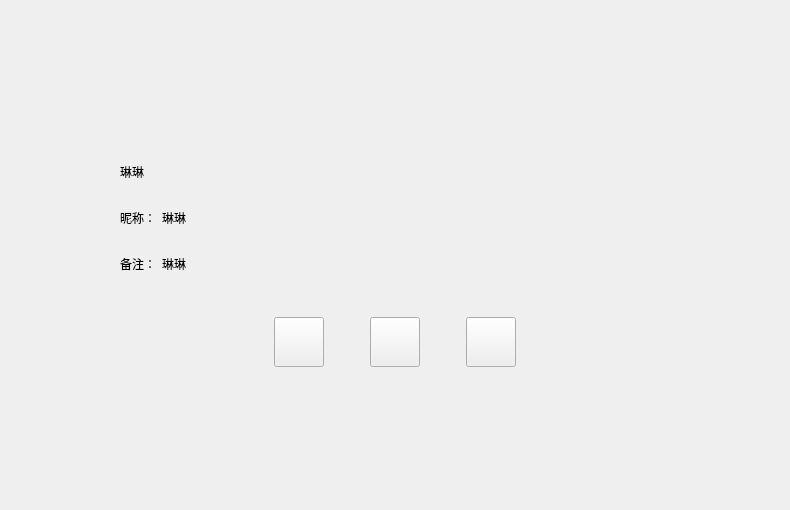
<?xml version="1.0" encoding="UTF-8"?>
<ui version="4.0">
 <class>FriendInfoPage</class>
 <widget class="QWidget" name="FriendInfoPage">
  <property name="geometry">
   <rect>
    <x>0</x>
    <y>0</y>
    <width>790</width>
    <height>510</height>
   </rect>
  </property>
  <property name="windowTitle">
   <string>Form</string>
  </property>
  <layout class="QGridLayout" name="gridLayout">
   <item row="1" column="0">
    <widget class="QWidget" name="widget" native="true">
     <layout class="QHBoxLayout" name="horizontalLayout">
      <item>
       <widget class="QLabel" name="icon_lb">
        <property name="minimumSize">
         <size>
          <width>85</width>
          <height>85</height>
         </size>
        </property>
        <property name="maximumSize">
         <size>
          <width>85</width>
          <height>85</height>
         </size>
        </property>
        <property name="text">
         <string/>
        </property>
       </widget>
      </item>
      <item>
       <widget class="QWidget" name="widget_3" native="true">
        <layout class="QVBoxLayout" name="verticalLayout_2">
         <item>
          <widget class="QWidget" name="widget_4" native="true">
           <property name="minimumSize">
            <size>
             <width>0</width>
             <height>40</height>
            </size>
           </property>
           <property name="maximumSize">
            <size>
             <width>16777215</width>
             <height>40</height>
            </size>
           </property>
           <layout class="QHBoxLayout" name="horizontalLayout_2">
            <property name="leftMargin">
             <number>0</number>
            </property>
            <property name="topMargin">
             <number>0</number>
            </property>
            <property name="rightMargin">
             <number>0</number>
            </property>
            <property name="bottomMargin">
             <number>0</number>
            </property>
            <item>
             <widget class="QLabel" name="name_lb">
              <property name="minimumSize">
               <size>
                <width>40</width>
                <height>0</height>
               </size>
              </property>
              <property name="maximumSize">
               <size>
                <width>16777215</width>
                <height>16777215</height>
               </size>
              </property>
              <property name="text">
               <string>琳琳</string>
              </property>
             </widget>
            </item>
            <item>
             <widget class="QLabel" name="sex_lb">
              <property name="minimumSize">
               <size>
                <width>40</width>
                <height>40</height>
               </size>
              </property>
              <property name="maximumSize">
               <size>
                <width>40</width>
                <height>40</height>
               </size>
              </property>
              <property name="text">
               <string/>
              </property>
             </widget>
            </item>
            <item>
             <spacer name="horizontalSpacer">
              <property name="orientation">
               <enum>Qt::Horizontal</enum>
              </property>
              <property name="sizeHint" stdset="0">
               <size>
                <width>40</width>
                <height>20</height>
               </size>
              </property>
             </spacer>
            </item>
           </layout>
          </widget>
         </item>
         <item>
          <widget class="QWidget" name="widget_2" native="true">
           <property name="minimumSize">
            <size>
             <width>0</width>
             <height>40</height>
            </size>
           </property>
           <property name="maximumSize">
            <size>
             <width>16777215</width>
             <height>40</height>
            </size>
           </property>
           <layout class="QHBoxLayout" name="horizontalLayout_3">
            <property name="leftMargin">
             <number>0</number>
            </property>
            <property name="topMargin">
             <number>0</number>
            </property>
            <property name="rightMargin">
             <number>0</number>
            </property>
            <property name="bottomMargin">
             <number>0</number>
            </property>
            <item>
             <widget class="QLabel" name="nick_tip">
              <property name="minimumSize">
               <size>
                <width>0</width>
                <height>30</height>
               </size>
              </property>
              <property name="maximumSize">
               <size>
                <width>50</width>
                <height>30</height>
               </size>
              </property>
              <property name="text">
               <string>昵称：</string>
              </property>
             </widget>
            </item>
            <item>
             <widget class="QLabel" name="nick_lb">
              <property name="text">
               <string>琳琳</string>
              </property>
             </widget>
            </item>
            <item>
             <spacer name="horizontalSpacer_2">
              <property name="orientation">
               <enum>Qt::Horizontal</enum>
              </property>
              <property name="sizeHint" stdset="0">
               <size>
                <width>40</width>
                <height>20</height>
               </size>
              </property>
             </spacer>
            </item>
           </layout>
          </widget>
         </item>
         <item>
          <widget class="QWidget" name="widget_5" native="true">
           <property name="minimumSize">
            <size>
             <width>0</width>
             <height>40</height>
            </size>
           </property>
           <property name="maximumSize">
            <size>
             <width>16777215</width>
             <height>40</height>
            </size>
           </property>
           <layout class="QHBoxLayout" name="horizontalLayout_4">
            <property name="leftMargin">
             <number>0</number>
            </property>
            <property name="topMargin">
             <number>0</number>
            </property>
            <property name="rightMargin">
             <number>0</number>
            </property>
            <property name="bottomMargin">
             <number>0</number>
            </property>
            <item>
             <widget class="QLabel" name="bak_tip">
              <property name="minimumSize">
               <size>
                <width>0</width>
                <height>30</height>
               </size>
              </property>
              <property name="maximumSize">
               <size>
                <width>50</width>
                <height>30</height>
               </size>
              </property>
              <property name="text">
               <string>备注：</string>
              </property>
             </widget>
            </item>
            <item>
             <widget class="QLabel" name="bak_lb">
              <property name="text">
               <string>琳琳</string>
              </property>
             </widget>
            </item>
            <item>
             <spacer name="horizontalSpacer_7">
              <property name="orientation">
               <enum>Qt::Horizontal</enum>
              </property>
              <property name="sizeHint" stdset="0">
               <size>
                <width>40</width>
                <height>20</height>
               </size>
              </property>
             </spacer>
            </item>
           </layout>
          </widget>
         </item>
        </layout>
       </widget>
      </item>
     </layout>
    </widget>
   </item>
   <item row="2" column="0">
    <widget class="QWidget" name="widget_6" native="true">
     <layout class="QHBoxLayout" name="horizontalLayout_5">
      <item>
       <spacer name="horizontalSpacer_3">
        <property name="orientation">
         <enum>Qt::Horizontal</enum>
        </property>
        <property name="sizeHint" stdset="0">
         <size>
          <width>40</width>
          <height>20</height>
         </size>
        </property>
       </spacer>
      </item>
      <item>
       <widget class="ClickedBtn" name="msg_chat">
        <property name="minimumSize">
         <size>
          <width>50</width>
          <height>50</height>
         </size>
        </property>
        <property name="maximumSize">
         <size>
          <width>50</width>
          <height>50</height>
         </size>
        </property>
        <property name="text">
         <string/>
        </property>
       </widget>
      </item>
      <item>
       <spacer name="horizontalSpacer_5">
        <property name="orientation">
         <enum>Qt::Horizontal</enum>
        </property>
        <property name="sizeType">
         <enum>QSizePolicy::Fixed</enum>
        </property>
        <property name="sizeHint" stdset="0">
         <size>
          <width>40</width>
          <height>20</height>
         </size>
        </property>
       </spacer>
      </item>
      <item>
       <widget class="ClickedBtn" name="voice_chat">
        <property name="minimumSize">
         <size>
          <width>50</width>
          <height>50</height>
         </size>
        </property>
        <property name="maximumSize">
         <size>
          <width>50</width>
          <height>50</height>
         </size>
        </property>
        <property name="text">
         <string/>
        </property>
       </widget>
      </item>
      <item>
       <spacer name="horizontalSpacer_6">
        <property name="orientation">
         <enum>Qt::Horizontal</enum>
        </property>
        <property name="sizeType">
         <enum>QSizePolicy::Fixed</enum>
        </property>
        <property name="sizeHint" stdset="0">
         <size>
          <width>40</width>
          <height>20</height>
         </size>
        </property>
       </spacer>
      </item>
      <item>
       <widget class="ClickedBtn" name="video_chat">
        <property name="minimumSize">
         <size>
          <width>50</width>
          <height>50</height>
         </size>
        </property>
        <property name="maximumSize">
         <size>
          <width>50</width>
          <height>50</height>
         </size>
        </property>
        <property name="text">
         <string/>
        </property>
       </widget>
      </item>
      <item>
       <spacer name="horizontalSpacer_4">
        <property name="orientation">
         <enum>Qt::Horizontal</enum>
        </property>
        <property name="sizeHint" stdset="0">
         <size>
          <width>40</width>
          <height>20</height>
         </size>
        </property>
       </spacer>
      </item>
     </layout>
    </widget>
   </item>
   <item row="3" column="0">
    <spacer name="verticalSpacer_2">
     <property name="orientation">
      <enum>Qt::Vertical</enum>
     </property>
     <property name="sizeHint" stdset="0">
      <size>
       <width>20</width>
       <height>116</height>
      </size>
     </property>
    </spacer>
   </item>
   <item row="0" column="0">
    <spacer name="verticalSpacer">
     <property name="orientation">
      <enum>Qt::Vertical</enum>
     </property>
     <property name="sizeHint" stdset="0">
      <size>
       <width>20</width>
       <height>40</height>
      </size>
     </property>
    </spacer>
   </item>
  </layout>
 </widget>
 <customwidgets>
  <customwidget>
   <class>ClickedBtn</class>
   <extends>QPushButton</extends>
   <header>clickedbtn.h</header>
  </customwidget>
 </customwidgets>
 <resources/>
 <connections/>
</ui>
